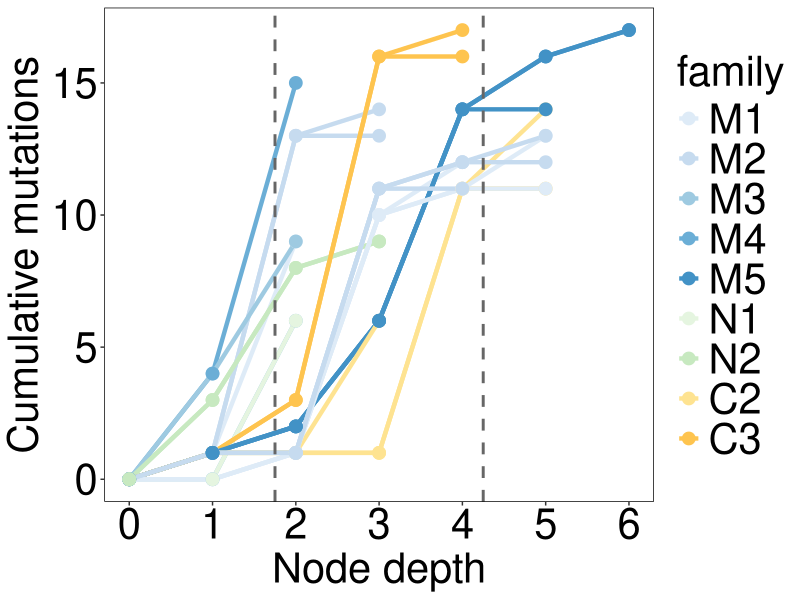

R code for this plot:
library(ggplot2)
library(dplyr)
library(RColorBrewer)

data1 <- read.csv("clonal_nodes_and_mutations.txt", sep='\t', header=T,stringsAsFactors=FALSE)

data1 <- data1 %>%
  group_by(family, lineage) %>%
  arrange(family, lineage, node) %>% 
  mutate(cumulative_mut = cumsum(mut)) %>% 
  ungroup()

data1$family <- factor(data1$family, levels=c("M1","M2","M3","M4","M5","N1","N2","C2","C3"))

mycolor1 <- c(brewer.pal(9,"Blues")[2:6])
mycolor2 <- c(brewer.pal(9,"Greens")[2:3])
mycolor3 <- c(brewer.pal(9,"YlOrBr")[3:4])
mycolor <- c(mycolor1,mycolor2,mycolor3)


p1 <- ggplot(data1, aes(x = node, y = cumulative_mut, color = family, group = interaction(family, lineage))) +
        # annotate("rect", 
        #    xmin = 1, xmax = 4,
        #    ymin = -Inf, ymax = Inf,
        #    alpha = 0.2, fill = "gray80") +
        geom_line(linewidth=1.5) + 
        geom_point(size=4) + 
        scale_color_manual(values = mycolor)+
        labs(x = "Node depth", y = "Cumulative mutations") +
        theme_bw()+
        scale_x_continuous(breaks = 0:6)+
        theme(panel.grid = element_blank(),text = element_text(size = 30),axis.text = element_text(size = 30,color = "black"),legend.text = element_text(size = 30,color = "black"),panel.border = element_rect(color = "black")) + geom_vline(xintercept = c(1.75, 4.25), color = "gray40", linetype = "dashed", size = 1)
